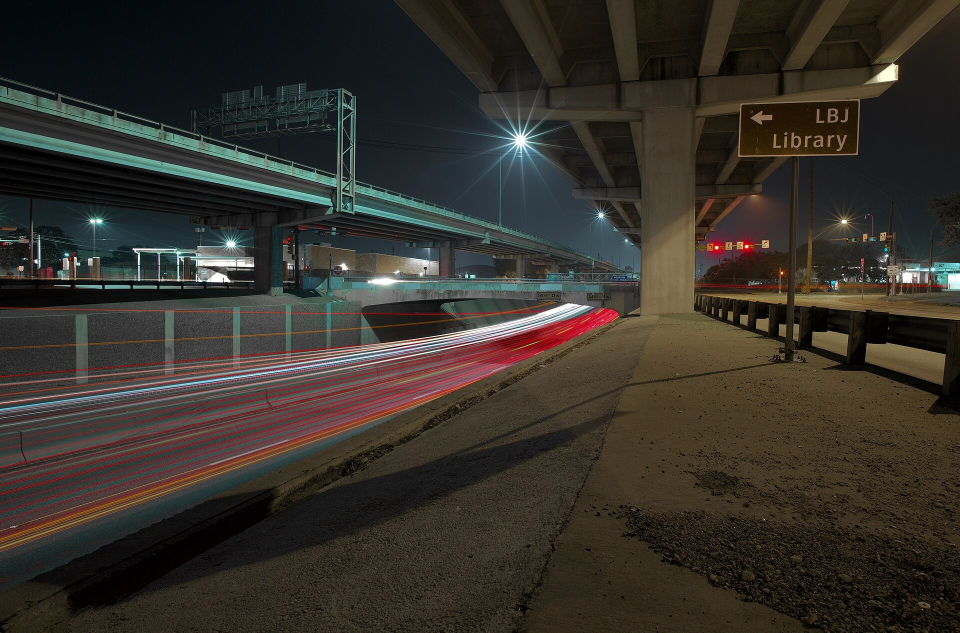
#> input picture out/runs/20261117-140000/04-2-minors-killed-3-others-seriously-injured-after/photo.jpg, 1920 x 1265 px (shown at 1/2 size)
$ python trace_skyline.py ../out/runs/20261117-140000/04-2-minors-killed-3-others-seriously-injured-after/photo.jpg out.png
#> lines starting #> are read from the running program, lines starting #| are printed output that depends on the picture
"""Trace the real skyline out of a clear-sky photo: for every column find where the sky ends, smooth it, simplify it
to a polygon, and write it as normalised points + an SVG path the logo can use.

Usage: python scripts/trace_skyline.py photo.jpg out.json [--left 0.0 --right 1.0 --top 0.0 --bottom 0.9]
  --left/--right/--top/--bottom crop the photo (fractions) before tracing; --bottom is where the silhouette's base sits.
Writes out.json, out.svg (preview silhouette) and out-overlay.jpg (the profile drawn on the photo).
"""
from __future__ import annotations

import argparse
import json
import math
from pathlib import Path

from PIL import Image, ImageDraw, ImageFilter


def profile(im: Image.Image, drop: int = 26, sat_jump: float = 0.22, min_run: int = 6, warm: bool = False) -> list[int]:
    """Walk down every column from the top (pure sky in the crop) and stop where the pixel gets clearly darker or more
    saturated than the running sky colour: that is the roofline, even for glass towers that reflect the sky. Clouds stay
    sky because they are brighter, not darker. The result is smoothed across columns to drop antennas and wires."""
    w, h = im.size
    px = im.load()
    ys = []
    for x in range(w):
        sky_bright: list[int] = []
        sky_sat: list[float] = []
        y_found = h - 1
        y = 0
        while y < h:
            r, g, b = px[x, y][:3]
            mx, mn = max(r, g, b), min(r, g, b)
            sat = 0.0 if mx == 0 else (mx - mn) / mx
            if len(sky_bright) < 6:
                sky_bright.append(mx); sky_sat.append(sat); y += 1
                continue
            ref_b = sorted(sky_bright[-24:])[len(sky_bright[-24:]) // 2]
            ref_s = sorted(sky_sat[-24:])[len(sky_sat[-24:]) // 2]
            darker = mx < ref_b - drop
            more_sat = sat > ref_s + sat_jump and mx < 235
            if warm:   # hand-tinted postcards: stone is warm (red over blue), sky and its pink clouds are not
                more_sat = (r - b) > 55
            if darker or more_sat:
                # confirm: the next pixels stay non-sky (skip wires / noise)
                ok = 0
                for yy in range(y, min(h, y + min_run)):
                    r2, g2, b2 = px[x, yy][:3]
                    mx2, mn2 = max(r2, g2, b2), min(r2, g2, b2)
                    s2 = 0.0 if mx2 == 0 else (mx2 - mn2) / mx2
                    if mx2 < ref_b - drop or ((r2 - b2) > 55 if warm else (s2 > ref_s + sat_jump and mx2 < 235)):
                        ok += 1
                if ok >= min_run - 1:
                    y_found = y
                    break
                y += 1
                continue
            sky_bright.append(mx); sky_sat.append(sat); y += 1
        ys.append(y_found)
    out = []
    k = 3
    for x in range(w):
        win = sorted(ys[max(0, x - k):x + k + 1])
        out.append(win[len(win) // 2])
    return out


def rdp(points: list[tuple[float, float]], eps: float) -> list[tuple[float, float]]:
    if len(points) < 3:
        return points
    (x1, y1), (x2, y2) = points[0], points[-1]
    dx, dy = x2 - x1, y2 - y1
    norm = math.hypot(dx, dy) or 1e-9
    dmax, idx = 0.0, 0
    for i in range(1, len(points) - 1):
        px, py = points[i]
        d = abs(dy * px - dx * py + x2 * y1 - y2 * x1) / norm
        if d > dmax:
            dmax, idx = d, i
    if dmax > eps:
        left = rdp(points[: idx + 1], eps)
        right = rdp(points[idx:], eps)
        return left[:-1] + right
    return [points[0], points[-1]]


def main() -> None:
    ap = argparse.ArgumentParser()
    ap.add_argument("photo"); ap.add_argument("out")
    ap.add_argument("--left", type=float, default=0.0); ap.add_argument("--right", type=float, default=1.0)
    ap.add_argument("--top", type=float, default=0.0); ap.add_argument("--bottom", type=float, default=0.9)
    ap.add_argument("--eps", type=float, default=2.2, help="simplification tolerance in px at 1400 px width")
    ap.add_argument("--warm", action="store_true", help="roofline = where warm (red over blue) pixels start; for tinted postcards")
    a = ap.parse_args()
    im = Image.open(a.photo).convert("RGB")
#> im is the input picture: PIL image 1920x1265 RGB; mean R, G, B 53.9, 49, 42.3
    W, H = im.size
#> W = 1920; H = 1265
    box = (int(W * a.left), int(H * a.top), int(W * a.right), int(H * a.bottom))
#> box = (0, 0, 1920, 1138)
    im = im.crop(box)
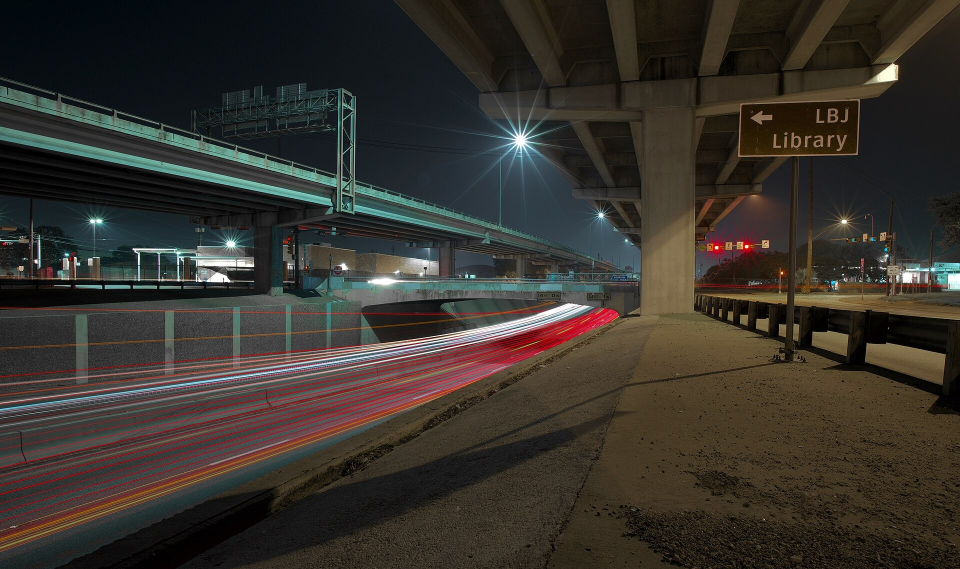
#> im: PIL image 1920x1138 RGB (shown at 1/2 size); mean R, G, B 55.3, 50.7, 44.3
    scale = 1400 / im.width
#> scale = 0.729
    im = im.resize((1400, max(1, int(im.height * scale))), Image.LANCZOS).filter(ImageFilter.GaussianBlur(0.6))
#> im: PIL image 1400x829 RGB
    w, h = im.size
#> w = 1400; h = 829
    ys = profile(im, warm=a.warm)
#> after the loop in profile, `for x in range(w):`: ys = 1400 values, max 828 at index 937, min 7 at index 576, mean 213.5
#> the loop in profile, `for x in range(w):` made 1400 passes
#> win on passes 1 to 3: [147, 148, 148, 148], [147, 148, 148, 148, 148], [147, 148, 148, 148, 148, 148]
#> after the loop in profile, `for x in range(w):`: out = 1400 values, max 828 at index 953, min 12 at index 1391, mean 218.1
#> ys has the same summary as out in profile
    pts = [(float(x), float(y)) for x, y in enumerate(ys)]
#> pts = 1400 pairs, first value 0 to 1399, second value 12 to 828
    simp = rdp(pts, a.eps)
#> in rdp, `(x1, y1), (x2, y2) = points[0], points[-1]`: x1 = 0; y1 = 148; x2 = 1399; y2 = 382
#> in rdp, `dx, dy = x2 - x1, y2 - y1`: dx = 1399; dy = 234
#> in rdp, `norm = math.hypot(dx, dy) or 1e-9`: norm = 1418.4
#> the loop in rdp, `for i in range(1, len(points) - 1):` made 1398 passes
#> (py, d, dmax) on passes 1, 2, 3, 4, 5, 17, 21, 25, 29, 33, 36, 40: (148, 0.165, 0.165), (148, 0.33, 0.33), (148, 0.495, 0.495), (148, 0.66, 0.66), (148, 0.825, 0.825), (152, 1.14, 1.14), (153, 1.47, 1.47), (154, 1.79, 1.79), (155, 2.12, 2.12), (156, 2.45, 2.45), (157, 2.94, 2.94), (158, 3.26, 3.26)
#> (py, d) on passes 6 to 11: (149, 0.00353), (149, 0.168), (149, 0.333), (149, 0.498), (150, 0.323), (150, 0.158)
#> after the loop in rdp, `for i in range(1, len(points) - 1):`: dmax = 513.5; idx = 953
#> the loop in rdp (call 2), `for i in range(1, len(points) - 1):` made 952 passes
#> (py, d, dmax) on passes 1, 2, 3, 4, 5, 7, 8, 9, 11, 12, 14, 15: (148, 0.581, 0.581), (148, 1.16, 1.16), (148, 1.74, 1.74), (148, 2.32, 2.32), (148, 2.9, 2.9), (149, 3.25, 3.25), (149, 3.83, 3.83), (149, 4.41, 4.41), (150, 4.76, 4.76), (150, 5.34, 5.34), (151, 5.69, 5.69), (151, 6.27, 6.27)
#> (py, d) on passes 6, 10, 13, 17: (149, 2.67), (150, 4.18), (151, 5.11), (152, 6.62)
    # normalise: x 0..1 across the crop, y 0 = top of crop, 1 = base (bottom of crop)
    norm = [(round(x / w, 4), round(y / h, 4)) for x, y in simp]
    out = Path(a.out)
    out.write_text(json.dumps({"source": Path(a.photo).name, "crop": [a.left, a.top, a.right, a.bottom], "points": norm}, indent=0), encoding="utf-8")
    # previews
    overlay = im.copy()
    d = ImageDraw.Draw(overlay)
    d.line([(x, y) for x, y in simp], fill=(255, 40, 40), width=3)
    overlay.save(out.with_name(out.stem + "-overlay.jpg"), quality=88)
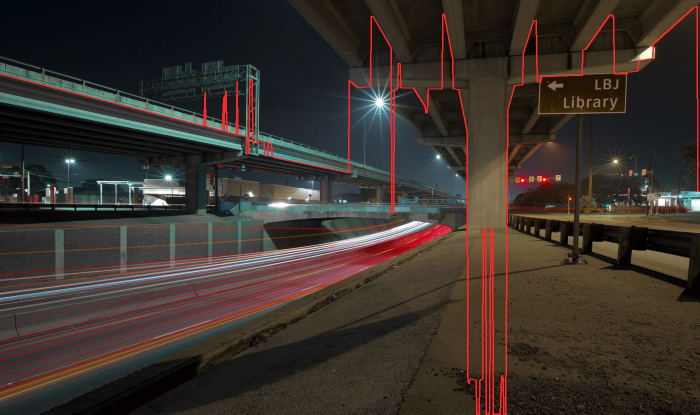
#> saved as out-overlay.jpg: PIL image 1400x829 RGB (shown at 1/2 size); mean R, G, B 59, 50.4, 44.3
    path = "M 0 1000 " + " ".join(f"L {x * 1000:.1f} {y * 1000:.1f}" for x, y in norm) + " L 1000 1000 Z"
    out.with_suffix(".svg").write_text(f'<svg xmlns="http://www.w3.org/2000/svg" viewBox="0 0 1000 1000"><path d="{path}" fill="#14182B"/></svg>', encoding="utf-8")
    print(f"traced {len(simp)} points from {w}x{h}; highest point at y={min(ys)} of {h}")
#| traced 103 points from 1400x829; highest point at y=12 of 829


if __name__ == "__main__":
    main()
